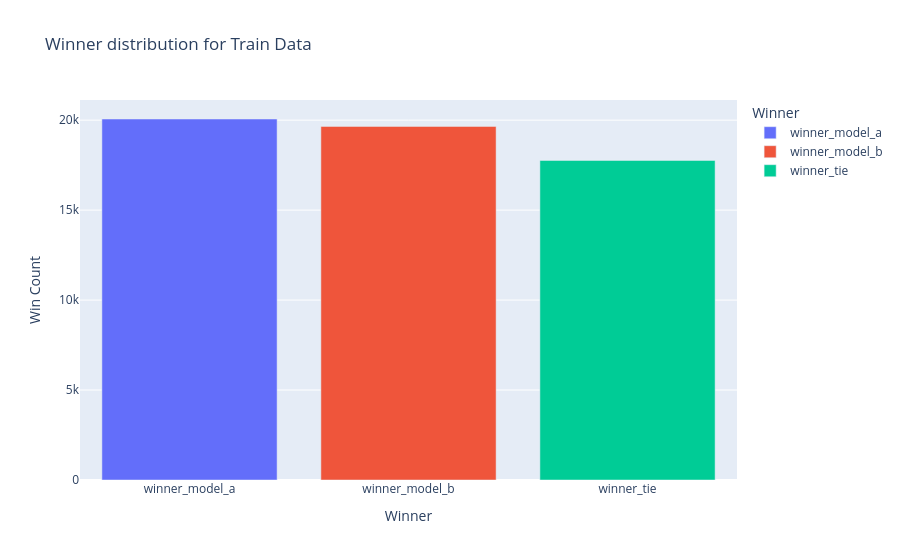

Notebook cell for this chart:
### Markdown cell above
A, Bのどちらが好ましい回答だったかを分布で可視化

A, Bの分布に偏りがないことを示す

### Code cell
# Visualize the distribution of winners in the dataset
counts = df['class_name'].value_counts().reset_index()
counts.columns = ['Winner', 'Win Count']

fig = px.bar(counts, x='Winner', y='Win Count',
             title='Winner distribution for Train Data',
             labels={'Winner': 'Winner', 'Win Count': 'Win Count'},
             color='Winner', color_continuous_scale='viridis')

fig.update_layout(xaxis_title="Winner", yaxis_title="Win Count")

fig.show()

### Figure 1 — Plotly figure (JSON) as saved in the notebook; plotly's stock layout.template omitted (floating-point values rounded to 4 significant figures)
{"data": [{"hovertemplate": "Winner=%{x}<br>Win Count=%{y}<extra></extra>", "legendgroup": "winner_model_a", "marker": {"color": "#636efa", "pattern": {"shape": ""}}, "name": "winner_model_a", "orientation": "v", "showlegend": true, "textposition": "auto", "type": "bar", "x": ["winner_model_a"], "xaxis": "x", "y": [20064], "yaxis": "y"}, {"hovertemplate": "Winner=%{x}<br>Win Count=%{y}<extra></extra>", "legendgroup": "winner_model_b", "marker": {"color": "#EF553B", "pattern": {"shape": ""}}, "name": "winner_model_b", "orientation": "v", "showlegend": true, "textposition": "auto", "type": "bar", "x": ["winner_model_b"], "xaxis": "x", "y": [19652], "yaxis": "y"}, {"hovertemplate": "Winner=%{x}<br>Win Count=%{y}<extra></extra>", "legendgroup": "winner_tie", "marker": {"color": "#00cc96", "pattern": {"shape": ""}}, "name": "winner_tie", "orientation": "v", "showlegend": true, "textposition": "auto", "type": "bar", "x": ["winner_tie"], "xaxis": "x", "y": [17761], "yaxis": "y"}], "layout": {"barmode": "relative", "legend": {"title": {"text": "Winner"}, "tracegroupgap": 0}, "title": {"text": "Winner distribution for Train Data"}, "xaxis": {"anchor": "y", "categoryarray": ["winner_model_a", "winner_model_b", "winner_tie"], "categoryorder": "array", "domain": [0, 1], "title": {"text": "Winner"}}, "yaxis": {"anchor": "x", "domain": [0, 1], "title": {"text": "Win Count"}}}}
